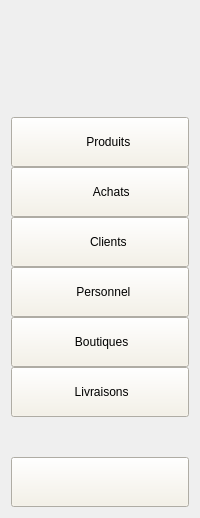
     <widget class="QWidget" name="widget" native="true">
      <property name="enabled">
       <bool>true</bool>
      </property>
      <layout class="QVBoxLayout" name="verticalLayout_2">
       <item>
        <widget class="QLabel" name="label">
         <property name="minimumSize">
          <size>
           <width>100</width>
           <height>100</height>
          </size>
         </property>
         <property name="styleSheet">
          <string notr="true">image: url(:/new/prefix1/2.png);</string>
         </property>
         <property name="text">
          <string/>
         </property>
         <property name="scaledContents">
          <bool>true</bool>
         </property>
        </widget>
       </item>
       <item>
        <layout class="QVBoxLayout" name="verticalLayout_4"/>
       </item>
       <item>
        <layout class="QVBoxLayout" name="verticalLayout">
         <property name="spacing">
          <number>0</number>
         </property>
         <item>
          <widget class="QPushButton" name="pushButton">
           <property name="sizePolicy">
            <sizepolicy hsizetype="Expanding" vsizetype="Fixed">
             <horstretch>0</horstretch>
             <verstretch>0</verstretch>
            </sizepolicy>
           </property>
           <property name="minimumSize">
            <size>
             <width>50</width>
             <height>50</height>
            </size>
           </property>
           <property name="autoFillBackground">
            <bool>false</bool>
           </property>
           <property name="styleSheet">
            <string notr="true">background-color: rgb(245, 241, 229);
color: rgb(0, 0, 0);</string>
           </property>
           <property name="text">
            <string>     Produits</string>
           </property>
           <property name="icon">
            <iconset resource="icones.qrc">
             <normaloff>:/icones/icone/stock.png</normaloff>
             <disabledoff>:/icones/icone/stock.png</disabledoff>:/icones/icone/stock.png</iconset>
           </property>
           <property name="iconSize">
            <size>
             <width>30</width>
             <height>30</height>
            </size>
           </property>
           <property name="checkable">
            <bool>true</bool>
           </property>
           <property name="autoExclusive">
            <bool>true</bool>
           </property>
          </widget>
         </item>
         <item>
          <widget class="QPushButton" name="pushButton_2">
           <property name="minimumSize">
            <size>
             <width>50</width>
             <height>50</height>
            </size>
           </property>
           <property name="styleSheet">
            <string notr="true">background-color: rgb(245, 241, 229);
color: rgb(0, 0, 0);</string>
           </property>
           <property name="text">
            <string>       Achats</string>
           </property>
           <property name="icon">
            <iconset resource="icones.qrc">
             <normaloff>:/icone/achat.png</normaloff>
             <disabledoff>:/icone/achat.png</disabledoff>:/icone/achat.png</iconset>
           </property>
           <property name="iconSize">
            <size>
             <width>30</width>
             <height>30</height>
            </size>
           </property>
           <property name="checkable">
            <bool>true</bool>
           </property>
           <property name="autoExclusive">
            <bool>true</bool>
           </property>
          </widget>
         </item>
         <item>
          <widget class="QPushButton" name="pushButton_3">
           <property name="minimumSize">
            <size>
             <width>50</width>
             <height>50</height>
            </size>
           </property>
           <property name="styleSheet">
            <string notr="true">background-color: rgb(245, 241, 229);
color: rgb(0, 0, 0);</string>
           </property>
           <property name="text">
            <string>     Clients</string>
           </property>
           <property name="icon">
            <iconset resource="icones.qrc">
             <normaloff>:/icones/icone/cients.png</normaloff>:/icones/icone/cients.png</iconset>
           </property>
           <property name="iconSize">
            <size>
             <width>30</width>
             <height>30</height>
            </size>
           </property>
           <property name="checkable">
            <bool>true</bool>
           </property>
           <property name="autoExclusive">
            <bool>true</bool>
           </property>
          </widget>
         </item>
         <item>
          <widget class="QPushButton" name="pushButton_4">
           <property name="minimumSize">
            <size>
             <width>50</width>
             <height>50</height>
            </size>
           </property>
           <property name="styleSheet">
            <string notr="true">background-color: rgb(245, 241, 229);
color: rgb(0, 0, 0);</string>
           </property>
           <property name="text">
            <string>  Personnel</string>
           </property>
           <property name="icon">
            <iconset resource="icones.qrc">
             <normaloff>:/icones/icone/personnel.png</normaloff>:/icones/icone/personnel.png</iconset>
           </property>
           <property name="iconSize">
            <size>
             <width>30</width>
             <height>30</height>
            </size>
           </property>
           <property name="checkable">
            <bool>true</bool>
           </property>
           <property name="autoExclusive">
            <bool>true</bool>
           </property>
          </widget>
         </item>
         <item>
          <widget class="QPushButton" name="pushButton_5">
           <property name="minimumSize">
            <size>
             <width>50</width>
             <height>50</height>
            </size>
           </property>
           <property name="styleSheet">
            <string notr="true">background-color: rgb(245, 241, 229);
color: rgb(0, 0, 0);</string>
           </property>
           <property name="text">
            <string> Boutiques</string>
           </property>
           <property name="icon">
            <iconset resource="icones.qrc">
             <normaloff>:/icones/icone/boutique.png</normaloff>:/icones/icone/boutique.png</iconset>
           </property>
           <property name="iconSize">
            <size>
             <width>30</width>
             <height>30</height>
            </size>
           </property>
           <property name="checkable">
            <bool>true</bool>
           </property>
           <property name="autoExclusive">
            <bool>true</bool>
           </property>
          </widget>
         </item>
         <item>
          <widget class="QPushButton" name="pushButton_6">
           <property name="minimumSize">
            <size>
             <width>50</width>
             <height>50</height>
            </size>
           </property>
           <property name="mouseTracking">
            <bool>true</bool>
           </property>
           <property name="styleSheet">
            <string notr="true">background-color: rgb(245, 241, 229);
color: rgb(0, 0, 0);</string>
           </property>
           <property name="text">
            <string> Livraisons</string>
           </property>
           <property name="icon">
            <iconset resource="icones.qrc">
             <normaloff>:/icones/icone/livrasion.png</normaloff>:/icones/icone/livrasion.png</iconset>
           </property>
           <property name="iconSize">
            <size>
             <width>30</width>
             <height>30</height>
            </size>
           </property>
           <property name="checkable">
            <bool>true</bool>
           </property>
           <property name="autoExclusive">
            <bool>true</bool>
           </property>
          </widget>
         </item>
         <item>
          <spacer name="verticalSpacer">
           <property name="orientation">
            <enum>Qt::Orientation::Vertical</enum>
           </property>
           <property name="sizeHint" stdset="0">
            <size>
             <width>20</width>
             <height>40</height>
            </size>
           </property>
          </spacer>
         </item>
         <item>
          <widget class="QPushButton" name="pushButton_7">
           <property name="minimumSize">
            <size>
             <width>50</width>
             <height>50</height>
            </size>
           </property>
           <property name="styleSheet">
            <string notr="true">background-color: rgb(245, 241, 229);</string>
           </property>
           <property name="text">
            <string/>
           </property>
           <property name="icon">
            <iconset resource="icones.qrc">
             <normaloff>:/icones/icone/quitter.png</normaloff>:/icones/icone/quitter.png</iconset>
           </property>
           <property name="iconSize">
            <size>
             <width>30</width>
             <height>30</height>
            </size>
           </property>
           <property name="checkable">
            <bool>true</bool>
           </property>
           <property name="autoExclusive">
            <bool>true</bool>
           </property>
          </widget>
         </item>
        </layout>
       </item>
      </layout>
     </widget>
